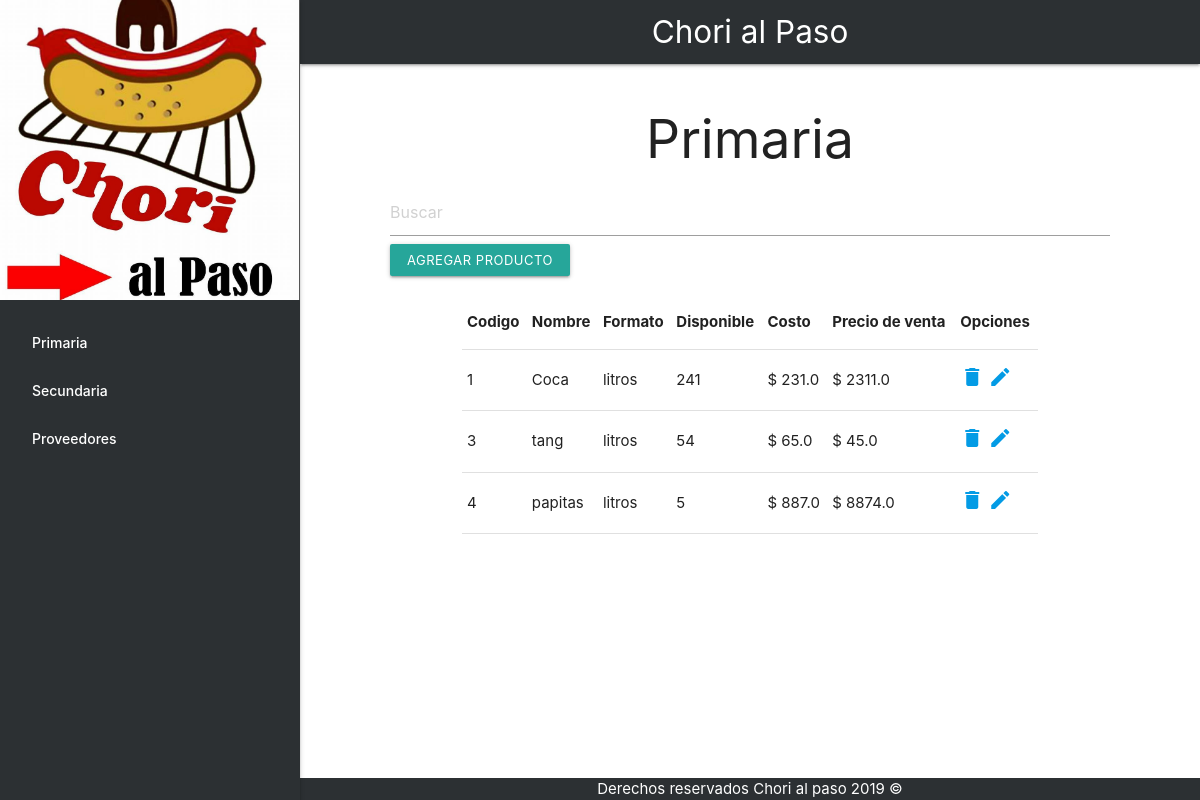
Before: /stock/ with the older database file.
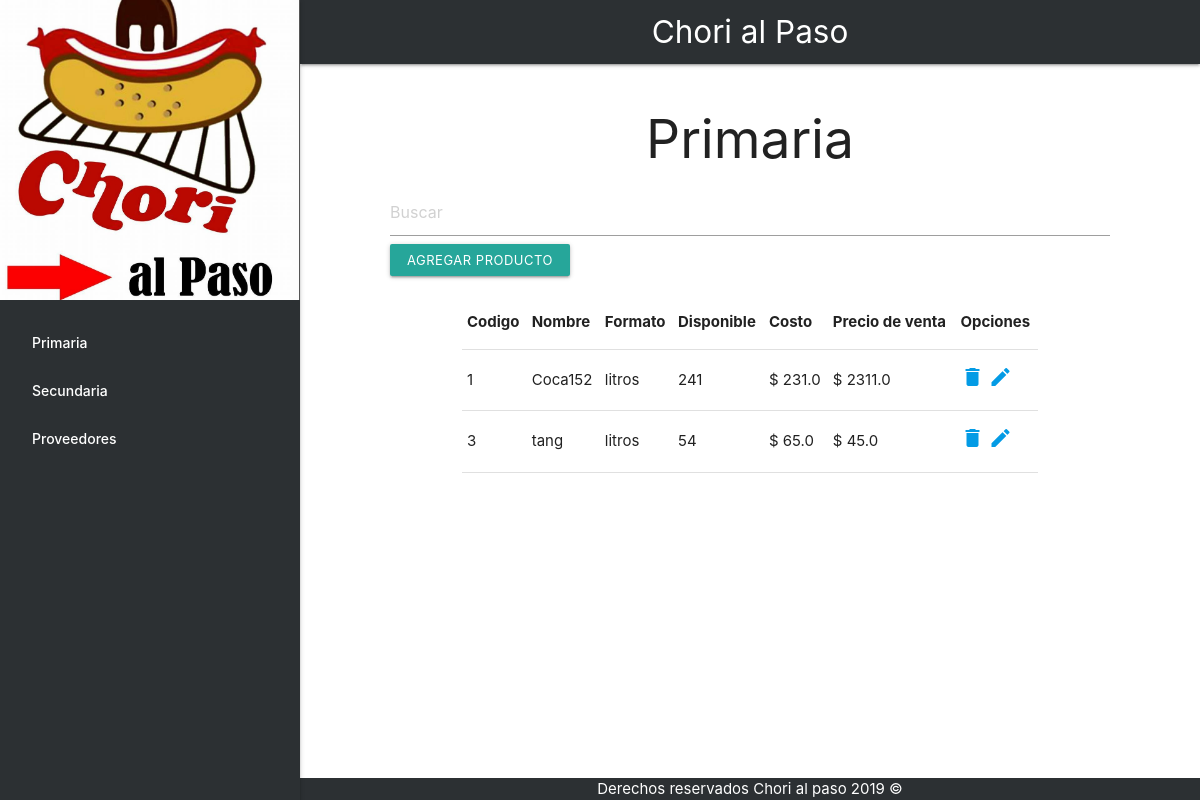
After: the same page with the newer database file.
### stock/models.py (models this page shows, shortened)
class Categoria(models.Model):
    id_categoria = models.AutoField(primary_key=True,unique=True)
    descripcion_categoria = models.CharField(max_length=80, blank=False)

class Producto(models.Model):
    codigo = models.AutoField(primary_key=True, unique=True)
    tipo_categoria = models.ForeignKey(Categoria, null=False, blank=False, on_delete=models.CASCADE)
    nombre = models.CharField(max_length=50, blank=False)
    tipo_formato = models.ForeignKey(Formato, null=False, blank=False, on_delete=models.CASCADE)
    cantidad_producto = models.IntegerField(null=False, blank=False)
    precio_costo = models.FloatField(null=False, blank=False)
    precio_venta = models.FloatField(null=False,blank=False)

class Formato(models.Model):
    id_formato = models.AutoField(primary_key=True,unique=True)
    descripcion_formato = models.CharField(max_length=80, blank=False)
    def __str__(self):
        return self.descripcion_formato

### stock/views.py (the view)
# urls.py: path('', views.index, name='index'),
def index(request):
	print('ponele q entra')
	productos = Producto.objects.filter(tipo_categoria=1)
	categorias = Categoria.objects.all()
	context = {'productos': productos, 'categorias': categorias}
	return render(request,"stock/index.html",context)

### stock/templates/stock/index.html (shortened to what this page needs)
<!DOCTYPE html>
<html>
<head>
	{% load static %}
    <link rel="stylesheet" href="https://cdnjs.cloudflare.com/ajax/libs/materialize/1.0.0/css/materialize.min.css">
    <link rel="stylesheet" type="text/css" href="{% static 'stock/style.css' %}">
</head>
<body>
	<header>
		<nav>
		    <div class="nav-wrapper">
		      <a href="#" class="brand-logo center">Chori al Paso</a>
		    </div>
		</nav>
		<ul id="slide-out" class="sidenav sidenav-fixed">
			  <li><img class="brand-logo responsive-img" src="{% static 'stock/chorilogo.jpg' %}"></li>
		      {% for categoria in categorias %}
		      	<li><a class="waves-effect"  onclick="filtrar_categoria({{ categoria.id_categoria}}, this)"> {{ categoria.descripcion_categoria }} </a></li>
		      {% endfor %}
		      <li><a href="proveedores" class="waves-effect">Proveedores</a></li>
		</ul>
	</header>
	<main class="main-fondo">
		<div class="container ">
			<div class="center row">
				<h2 class="cabecera">Primaria</h2>
				<input class="container" type="text" id="busqueda" name="codigo" onkeyup="busqueda_ajax(this.value)" placeholder="Buscar">
				<a href="http://127.0.0.1:8000/stock/agregar_producto" class="btn-small center col l3">Agregar producto</a>
			</div>
			<table class="container">
	        <thead>
	          <tr>
	              <th>Codigo</th>
	              <th>Nombre</th>
	              <th>Formato</th>
	              <th>Disponible</th>
	              <th>Costo</th>
	              <th>Precio de venta</th>
	              <th>Opciones</th>
	          </tr>
	        </thead>
	        <tbody id="mostrar_producto">
	          {% for producto in productos %}
	          <tr>
	            <td> {{ producto.codigo }} </td>
	            <td> {{ producto.nombre }} </td>
	            <td> {{ producto.tipo_formato }} </td>
	            <td> {{ producto.cantidad_producto }} </td>
	            <td> $ {{ producto.precio_costo }} </td>
	            <td> $ {{ producto.precio_venta }} </td>
	            <td> <a href= "http://127.0.0.1:8000/stock/eliminar?codigo= {{producto.codigo}} " ><i class="material-icons">delete</i></a> <a onclick="openModal('{{ producto.codigo }}','{{ producto.nombre }}','{{ producto.precio_costo }}','{{ producto.precio_venta }}')"><i class="material-icons">edit</i></a>
				</td>
	          </tr>
	          {% endfor %}
	        </tbody>
	      </table>
	    </div>
	</main>
	<footer>
		<div class="footer-copyright">
            <div class="container center">
            	Derechos reservados Chori al paso 2019 ©
            </div>
          </div>
	</footer>
</body>
</html>

Changed rows visible on the page:
removed Producto: codigo "4", nombre "papitas", tipo_formato "litros", cantidad_producto "5", precio_costo "887.0", precio_venta "8874.0"
changed Producto id 1: nombre "Coca" → "Coca152"
